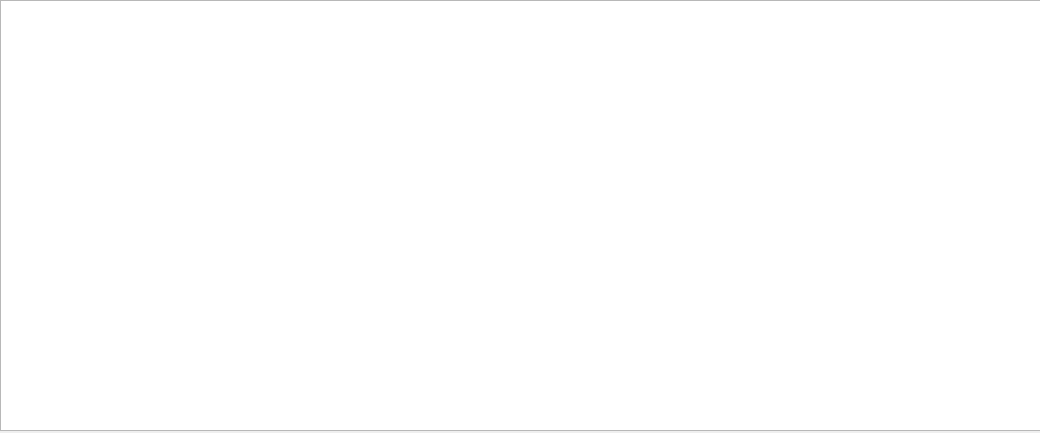
<?xml version="1.0" encoding="UTF-8"?>
<ui version="4.0">
 <class>Form</class>
 <widget class="QWidget" name="Form">
  <property name="geometry">
   <rect>
    <x>0</x>
    <y>0</y>
    <width>1040</width>
    <height>433</height>
   </rect>
  </property>
  <property name="windowTitle">
   <string>Form</string>
  </property>
  <widget class="PlotWidget" name="graphicsView">
   <property name="geometry">
    <rect>
     <x>0</x>
     <y>0</y>
     <width>1041</width>
     <height>431</height>
    </rect>
   </property>
  </widget>
 </widget>
 <customwidgets>
  <customwidget>
   <class>PlotWidget</class>
   <extends>QGraphicsView</extends>
   <header>pyqtgraph</header>
  </customwidget>
 </customwidgets>
 <resources/>
 <connections/>
</ui>
